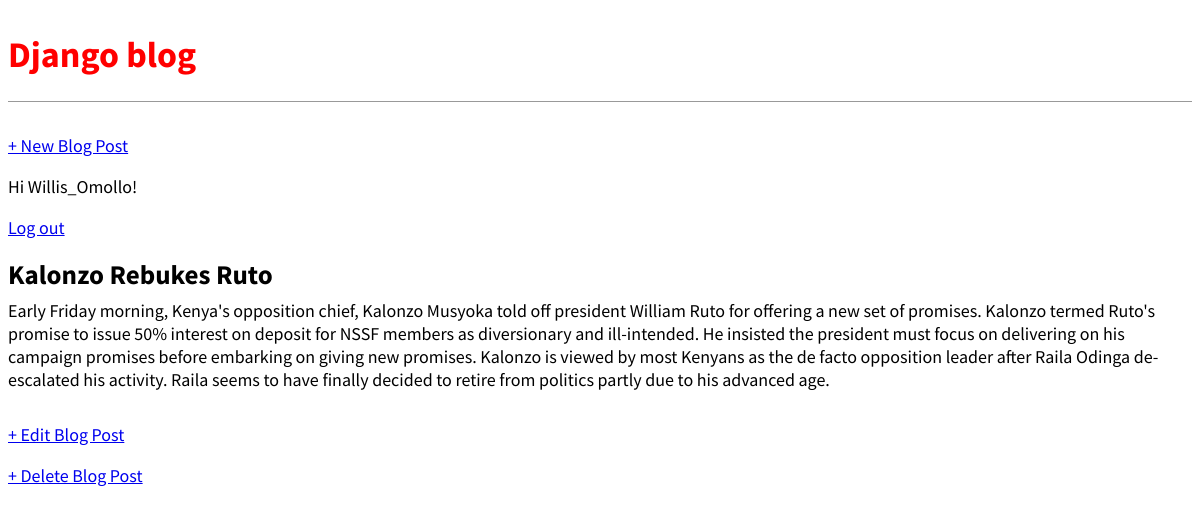
/post/2 (signed in), run on the app's committed database.
### blog/models.py (models this page shows, shortened)
class Post(models.Model):
    title = models.CharField(max_length = 200)
    author = models.ForeignKey(
        "auth.user", on_delete = models.CASCADE,
    )
    body = models.TextField()

### blog/views.py (the view)
class BlogDetailView(DetailView):
    model = Post
    template_name = "post_detail.html"

### templates/post_detail.html
{% extends "base.html" %}
{% block content %}
<div class="post-entry">
 <h2>{{ post.title }}</h2>
 <p>{{ post.body }}</p>
</div>
<a href="{% url 'post_edit' post.pk %}">+ Edit Blog Post</a>
<p><a href="{% url 'post_delete' post.pk %}">+ Delete Blog Post</a></p>
{% endblock content %}

### templates/base.html (shortened to what this page needs)
{% load static %}
<html>
 <head>
 <link rel="stylesheet" href="{% static 'css/base.css' %}">
 </head>
 <body>
 <header>
 <h1><a href="{% url 'home' %}">Django blog</a></h1>
 </header>
 <div class="nav-left">
 <a href="{% url 'post_new' %}">+ New Blog Post</a>
 </div>
 {% if user.is_authenticated %}
 <p>Hi {{ user.username }}!</p>
 <p><a href="{% url 'logout' %}">Log out</a></p>
 {% else %}
 <p>You are not logged in.</p>
 <a href="{% url 'signup' %}">Sign Up</a>
 <a href="{% url 'login' %}">Log In</a>
 {% endif %}
 <div>
 {% block content %}
 {% endblock content %}
 </div>
 </body>
</html>

### static/css/base.css (style rules this page uses)
header h1 a { color: red; }
body { font-family: 'Source Sans Pro', sans-serif; font-size: 18px; }
header { border-bottom: 1px solid #999; margin-bottom: 2rem; display: flex; }
header h1 a { color: red; text-decoration: none; }
.nav-left { margin-right: auto; }
.post-entry { margin-bottom: 2rem; }
.post-entry h2 { margin: 0.5rem 0; }
.post-entry p { margin: 0; font-weight: 400; }

### data on the page
Post: title "Kalonzo Rebukes Ruto", body "Early Friday morning, Kenya's opposition chief, Kalonzo Musyoka told off president William Ruto for offering a new set of promises. Kalonzo termed Ruto's promise to issue 50% interest on deposit for NSSF members as diversionary and ill-intended. He insisted the president must focus on delivering on his campaign promises before embarking on giving new promises. Kalonzo is viewed by most Kenyans as the de facto opposition leader after Raila Odinga de-escalated his activity. Raila seems to have finally decided to retire from politics partly due to his advanced age."

### other printed values
{{ user.username }} "Willis_Omollo"
